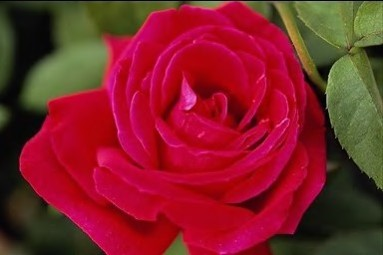
#> input picture test2/flower.jpg, 383 x 255 px
$ python 2-5.py
#> lines starting #> are read from the running program, lines starting #| are printed output that depends on the picture; after the words box and inside, x2 and y2 are one past the last pixel; in counts of white or black regions, pixels touching at a corner belong together
from skimage import data,io
from matplotlib import pyplot as plt
import math
import numpy as np
import sys
#定义RGB转HSI
def rgb2hsi(r, g, b):
    r = r / 255
    g = g / 255
    b = b / 255
    num = 0.5 * ((r - g) + (r - b))
    den = ((r - g) * (r - g) + (r - b) * (g - b))**0.5
    if b<=g:
        if den == 0:
            den = sys.float_info.min
        h = math.acos(num/den)
    elif b>g:
        if den == 0:
            den = sys.float_info.min
        h = (2*math.pi)-math.acos(num/den)
    s = 1 - (3 * min(r, g, b) / (r + g + b))
    i = (r + g + b)/3
    return int(h),int(s*100),int(i*255)

image = io.imread('flower.jpg')
#> image is the input picture: shape (255, 383, 3); mean R, G, B 129.8, 33, 40.7
hsi_image = np.zeros(image.shape, dtype='uint8')
for ii in range(image.shape[0]):
    for jj in range(image.shape[1]):
        r, g, b = image[ii, jj, :]
        h, s, i = rgb2hsi(r, g, b)
        hsi_image[ii, jj, :] = (h, s, i)
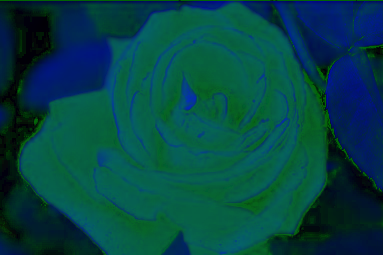
#> hsi_image: shape (255, 383, 3); mean R, G, B 3.8, 67.9, 67.5
H = hsi_image[:, :, 0]
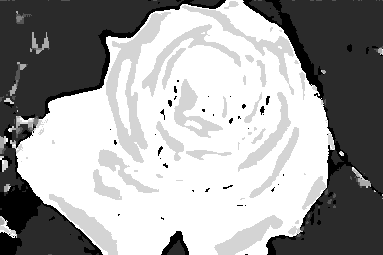
#> H: shape (255, 383); min 0, max 6, mean 3.79; drawn with min black and max white
S = hsi_image[:, :, 1]
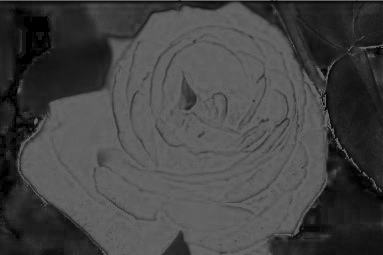
#> S: shape (255, 383); min 0, max 100, mean 67.9
I = hsi_image[:, :, 2]
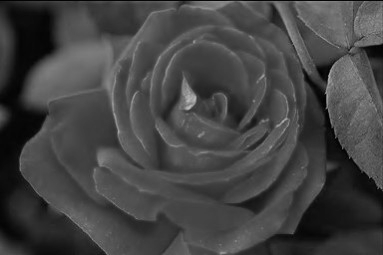
#> I: shape (255, 383); min 0, max 188, mean 67.5
#生成二值饱和度模板
S_template = np.zeros(S.shape, dtype='uint8')
for i in range(S.shape[0]):
    for j in range(S.shape[1]):
        if S[i, j] > 0.3 * S.max():
            S_template[i, j] = 1
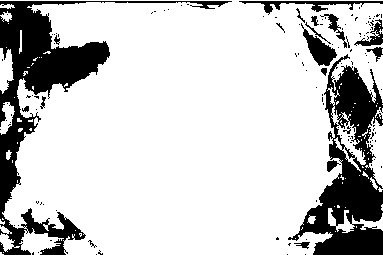
#> S_template: shape (255, 383); values 0 (black) and 1 (white), 79.5% white; 125 black regions (107 under 20 px), largest, box (x1, y1, x2, y2) and area: (0, 1, 232, 255) 9501, (288, 54, 383, 255) 8022, (301, 23, 337, 66) 591
#色调图像与二值饱和度模板相乘可得到分割结果F
F = np.zeros(H.shape, dtype='uint8')
for i in range(F.shape[0]):
    for j in range(F.shape[1]):
        F[i, j] = H[i, j] * S_template[i, j]
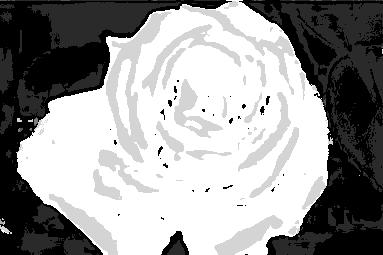
#> F: shape (255, 383); min 0, max 6, mean 3.56; drawn with min black and max white
plt.imshow(F, cmap = 'gray')
#显示结果
plt.rcParams['font.sans-serif'] = ['SimHei']
plt.rcParams['axes.unicode_minus'] = False
plt.subplot(2,3,1)
plt.axis('off')
plt.imshow(image)
plt.title('原始RGB图像')
plt.subplot(2,3,2)
plt.axis('off')
plt.imshow(H, cmap='gray')
plt.title('H分量')
plt.subplot(2,3,3)
plt.axis('off')
plt.imshow(S, cmap='gray')
plt.title('S分量')
plt.subplot(2,3,4)
plt.axis('off')
plt.imshow(I, cmap='gray')
plt.title('I分量')
plt.subplot(2,3,5)
plt.axis('off')
plt.imshow(S_template, cmap='gray')
plt.title('二值饱和度模板')
plt.subplot(2,3,6)
plt.axis('off')
plt.imshow(F, cmap='gray')
plt.title('分割结果')
plt.savefig('HSI彩色分割.tif')
